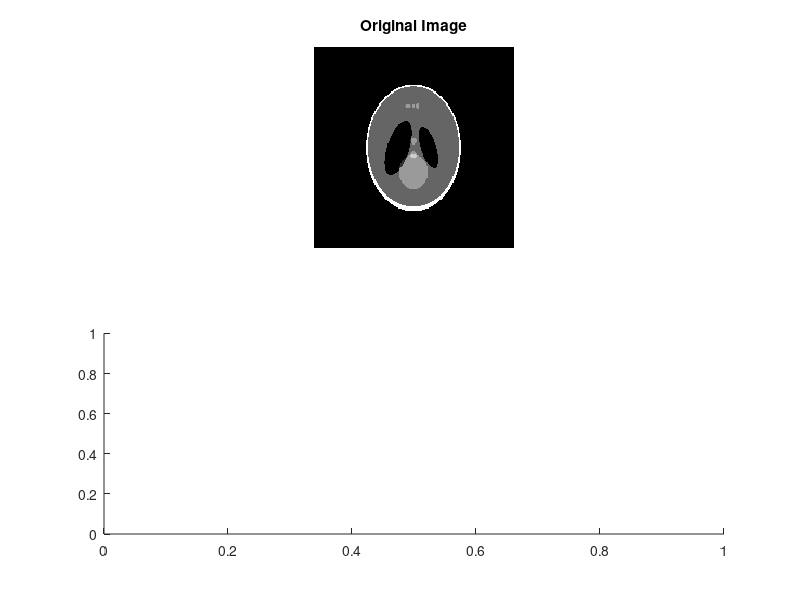

Source code (MATLAB): (Note: this script raises an error after producing the figure.)
%
% Select input image
% 
ctrl=input('Select input. 1-One small square, 2-Three small squares, 3. Big square, 4. Rectangle 5. Human Slice ');
%
switch ctrl
%
case(1) 
%
 rad = input('Give radial distance to small square (range 0-60) ');
 phi = input('Give position angle (0-360) ');
 phir = (pi/180).*phi;
 [xps, yps] = pol2cart(phir,rad);
 xps2 = 64+round(xps);
 yps2 = 64+round(yps);
 sqs=zeros(128,128);
 sqs(xps2:xps2+2,yps2:yps2+2)=1;
 p= sqs;
%
case(2)
%
 sqs=zeros(128,128);
 sqs(32:34,42:44)=1;
 sqs(50:52,15:17)=1;
 sqs(100:102,100:102)=1;
 p=sqs;
%
case(3)
%
 sqs=zeros(128,128);
 sqs(32:96,32:96)=1;
 p=sqs;
%
case(4)
%
 sqs=zeros(128,128);
 sqs(8:120,32:96)=1;
 p=sqs;
%
otherwise
%
 p=phantom(128);
end
%
%%%%%%%%%%%%%%%%%%%%%%%%%%%%%%%%%%%%%%%%%%%%%%%%%%%%%%%%%%%%%%%%
%
figure(1)
clf
rp = radon(p,0);
[nn, mm]=size(rp);
ed = round((nn-128)/2);
p1 = zeros(nn,nn);
p1(ed:ed+128-1,ed:ed+128-1)=p;
subplot(2,1,1)
imax=max(max(p1));
imshow(flipud(p1),[0 imax/2]);
title('Original Image')
%
% nproj= input('Number of projections ');
nproj=180;
disp('Taking 180 projections. One every degree from');
disp('0 to 179 degrees');
theta = linspace(0, (180-180/nproj), nproj);
rp = radon(p,theta);
[nn, mm]=size(rp);
xint = linspace(-nn/2,(nn/2)+1,nn);
minx = min(xint);
maxx = max(xint);
%
subplot(2,1,2)
imshow(theta,xint,rp,[])
axis square
axis on
title('Radon Transform')
xlabel('Projection Angle (degrees)');
ylabel('Intercept (pixels)');
%









